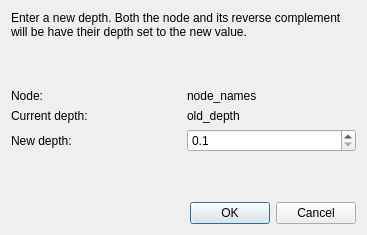
<?xml version="1.0" encoding="UTF-8"?>
<ui version="4.0">
 <class>ChangeNodeDepthDialog</class>
 <widget class="QDialog" name="ChangeNodeDepthDialog">
  <property name="geometry">
   <rect>
    <x>0</x>
    <y>0</y>
    <width>367</width>
    <height>235</height>
   </rect>
  </property>
  <property name="windowTitle">
   <string>Change depth</string>
  </property>
  <layout class="QGridLayout" name="gridLayout">
   <item row="0" column="0" colspan="2">
    <widget class="QLabel" name="infoLabel">
     <property name="text">
      <string>Enter a new depth. Both the node and its reverse complement will be have their depth set to the new value.</string>
     </property>
     <property name="wordWrap">
      <bool>true</bool>
     </property>
    </widget>
   </item>
   <item row="1" column="0" colspan="2">
    <spacer name="verticalSpacer_2">
     <property name="orientation">
      <enum>Qt::Vertical</enum>
     </property>
     <property name="sizeHint" stdset="0">
      <size>
       <width>263</width>
       <height>8</height>
      </size>
     </property>
    </spacer>
   </item>
   <item row="2" column="0">
    <widget class="QLabel" name="nodeNameLabel1">
     <property name="text">
      <string>Node:</string>
     </property>
    </widget>
   </item>
   <item row="3" column="0">
    <widget class="QLabel" name="currentDepthLabel1">
     <property name="text">
      <string>Current depth:</string>
     </property>
    </widget>
   </item>
   <item row="3" column="1">
    <widget class="QLabel" name="currentDepthLabel2">
     <property name="text">
      <string>old_depth</string>
     </property>
    </widget>
   </item>
   <item row="4" column="0">
    <widget class="QLabel" name="newDepthLabel">
     <property name="text">
      <string>New depth:</string>
     </property>
    </widget>
   </item>
   <item row="4" column="1">
    <widget class="QDoubleSpinBox" name="newDepthSpinBox">
     <property name="decimals">
      <number>1</number>
     </property>
     <property name="minimum">
      <double>0.100000000000000</double>
     </property>
     <property name="maximum">
      <double>1000000.000000000000000</double>
     </property>
    </widget>
   </item>
   <item row="5" column="0" colspan="2">
    <spacer name="verticalSpacer">
     <property name="orientation">
      <enum>Qt::Vertical</enum>
     </property>
     <property name="sizeHint" stdset="0">
      <size>
       <width>263</width>
       <height>9</height>
      </size>
     </property>
    </spacer>
   </item>
   <item row="6" column="0" colspan="2">
    <widget class="QDialogButtonBox" name="buttonBox">
     <property name="orientation">
      <enum>Qt::Horizontal</enum>
     </property>
     <property name="standardButtons">
      <set>QDialogButtonBox::Cancel|QDialogButtonBox::Ok</set>
     </property>
    </widget>
   </item>
   <item row="2" column="1">
    <widget class="QLabel" name="nodeNameLabel2">
     <property name="text">
      <string>node_names</string>
     </property>
     <property name="wordWrap">
      <bool>true</bool>
     </property>
    </widget>
   </item>
  </layout>
 </widget>
 <resources/>
 <connections>
  <connection>
   <sender>buttonBox</sender>
   <signal>accepted()</signal>
   <receiver>ChangeNodeDepthDialog</receiver>
   <slot>accept()</slot>
   <hints>
    <hint type="sourcelabel">
     <x>248</x>
     <y>254</y>
    </hint>
    <hint type="destinationlabel">
     <x>157</x>
     <y>274</y>
    </hint>
   </hints>
  </connection>
  <connection>
   <sender>buttonBox</sender>
   <signal>rejected()</signal>
   <receiver>ChangeNodeDepthDialog</receiver>
   <slot>reject()</slot>
   <hints>
    <hint type="sourcelabel">
     <x>316</x>
     <y>260</y>
    </hint>
    <hint type="destinationlabel">
     <x>286</x>
     <y>274</y>
    </hint>
   </hints>
  </connection>
 </connections>
</ui>
